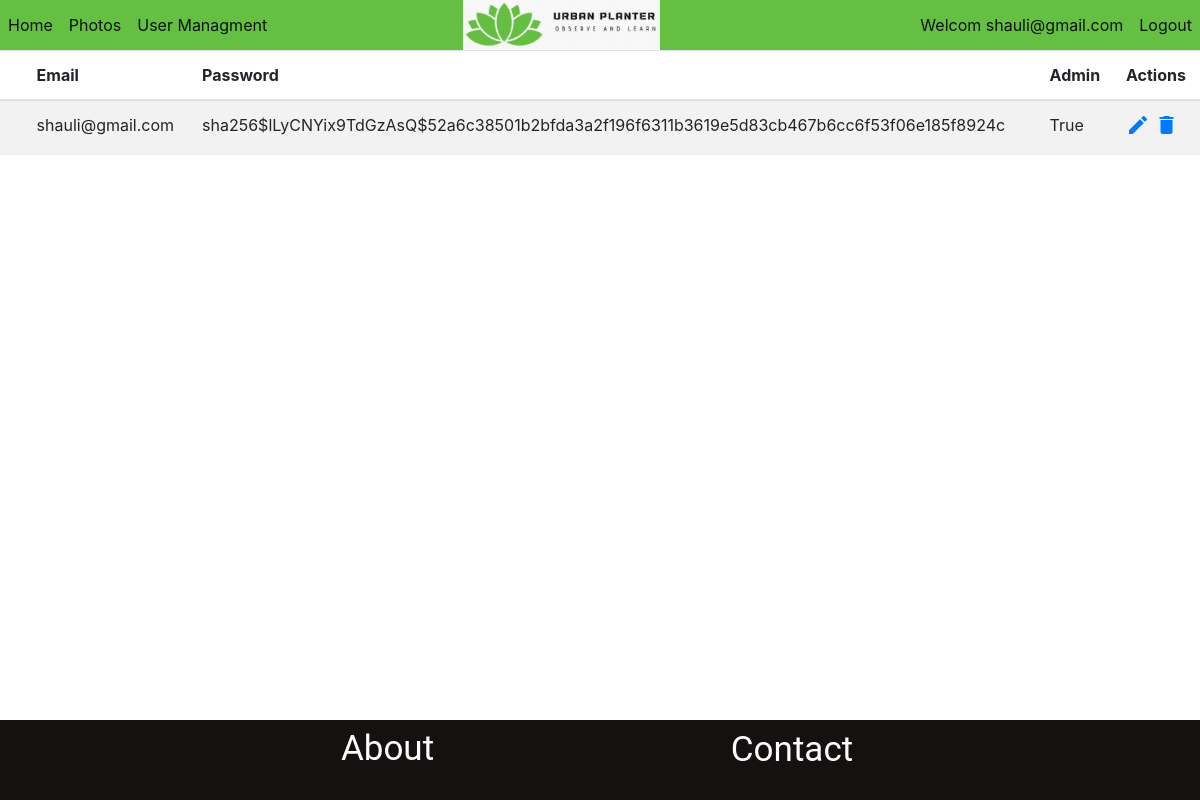
The page /userManagement (signed in) on the database as committed earlier.
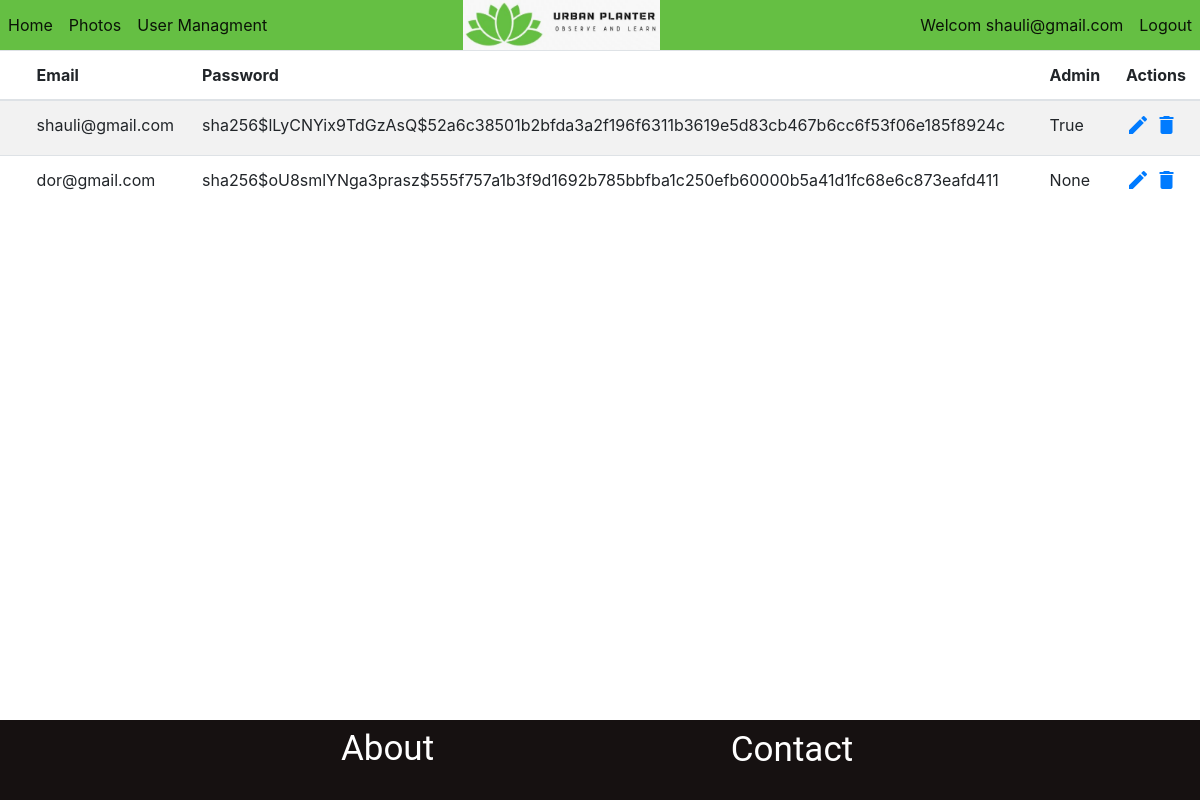
The same page on the database as committed later.
### website/models.py (models this page shows)
class User(db.Model, UserMixin):
    id = db.Column(db.Integer, primary_key=True)
    email = db.Column(db.String(150), unique=True)
    password = db.Column(db.String(150))
    admin = db.Column(db.Boolean)

### website/views.py (the view, shortened to what this page needs)
@views.route('/userManagement', methods=['GET', 'POST'])
@login_required
def userManagment():
    if current_user.admin == True:
        users = User.query.all()
        return render_template("userManagment.html", user=current_user, alluser=users)
    else:
        return render_template("homepage.html", user=current_user)

### website/__init__.py (called while the page is built)
def create_app():
    app = Flask(__name__)
    app.config['SECRET_KEY'] = 'hjshjhdjah kjshkjdhjs'
    app.config['SQLALCHEMY_DATABASE_URI'] = f'sqlite:///{DB_NAME}'
    db.init_app(app)
    from .views import views
    from .auth import auth
    app.register_blueprint(auth, url_prefix='/')
    app.register_blueprint(views, url_prefix='/')
    from .models import User, Photos
    create_database(app)
    login_manager = LoginManager()
    login_manager.login_view = 'auth.login'
    login_manager.init_app(app)
    @login_manager.user_loader
    def load_user(id):
        return User.query.get(int(id))
    return app

### website/templates/userManagment.html (shortened to what this page needs)
{% extends "base.html" %} {% block title %}User Managment Page{% endblock %} {%
block content %}
<link
  rel="stylesheet"
  href="https://stackpath.bootstrapcdn.com/bootstrap/4.5.0/css/bootstrap.min.css"
/>
<link
  rel="stylesheet"
  href="https://maxcdn.bootstrapcdn.com/font-awesome/4.7.0/css/font-awesome.min.css"
/>
<table class="table table-striped table-hover">
  <thead>
    <tr>
      <th></th>
      <th>Email</th>
      <th>Password</th>
      <th>Admin</th>
      <th>Actions</th>
    </tr>
  </thead>
  <tbody>
    {%for us in alluser%}
    <tr>
      <td>{{us.first_name}}</td>
      <td>{{us.email}}</td>
      <td>{{us.password}}</td>
      <td>{{us.admin}}</td>
      <td>
        <a href="#editEmployeeModal" class="edit" data-toggle="modal">
          <i
            id="{{us.id}}"
            class="material-icons"
            onClick="edit_click(this.id,'{{us.first_name}}','{{us.email}}','{{us.admin}}')"
            data-toggle="tooltip"
            title="Edit"
            >&#xE254;</i
          ></a
        >
        <a href="#deleteEmployeeModal" class="delete" data-toggle="modal"
          ><i
            id="{{us.id}}"
            class="material-icons"
            onClick="delete_click(this.id)"
            data-toggle="tooltip"
            title="Delete"
            >&#xE872;</i
          ></a
        >
      </td>
    </tr>
    {%endfor%}
  </tbody>
</table>
{% endblock %}

### website/templates/base.html (shortened to what this page needs)
<!DOCTYPE html>
<html lang="en">
  <head>
    <link
      rel="stylesheet"
      href="https://stackpath.bootstrapcdn.com/bootstrap/4.3.1/css/bootstrap.min.css"
    />
  </head>
  <body>
    <nav
      class="navbar navbar-expand-lg navbar-light"
      style="background: #65bf43; padding: 0"
    >
      <div class="collapse navbar-collapse" id="navbarNav">
        <ul class="navbar-nav">
          <li class="nav-item active">
            <a class="nav-link" href="/homepage">Home</a>
          </li>
          <li class="nav-item active">
            <a class="nav-link" href="/photos">Photos</a>
          </li>
          {% if user.admin==true %}
          <li class="nav-item active">
            <a class="nav-link" href="/userManagement">User Managment</a>
          </li>
          {% endif %}
        </ul>
      </div>
      <div class="image">
        <img src="../static/unknown.png" style="height: 50px" />
      </div>
      <div class="user" style="width: 45%; justify-content: end; display: flex">
        <ul class="navbar-nav">
          <li class="nav-item active">
            <a class="nav-link" href="/setting">Welcom {{user.email}}</a>
          </li>
          <li class="nav-item active">
            <a class="nav-link" href="/logout">Logout</a>
          </li>
        </ul>
      </div>
    </nav>
    {%block content%}{%endblock%}
    <div
      class="footer"
      style="
        position: fixed;
        left: 0;
        bottom: 0;
        width: 100%;
        text-align: center;
        height: 10%;
        background-color: #161111;
        display: flex;
        align-items: center;
        justify-content: center;
        gap: 250px;
      "
    >
      <a
        href="/about"
        class="about"
        style="
          width: 134px;
          height: 59px;
          font-family: Roboto;
          font-style: normal;
          font-weight: normal;
          font-size: 35px;
          line-height: 35px;
          color: #ffffff;
        "
        >About</a
      >
      <a
        href="/contact"
        class="contact"
        style="
          width: 175px;
          height: 70px;
          font-family: Roboto;
          font-style: normal;
          font-weight: normal;
          font-size: 35px;
          line-height: 50px;
          color: #ffffff;
        "
        >Contact</a
      >
    </div>
  </body>
</html>

Rows that differ between the two databases and show on the page:
added User: email "dor@gmail.com", password "sha256$oU8smlYNga3prasz$555f757a1b3f9d1692b785bbfba1c250efb60000b5a41d1fc68e6c873eafd411", admin "None"
